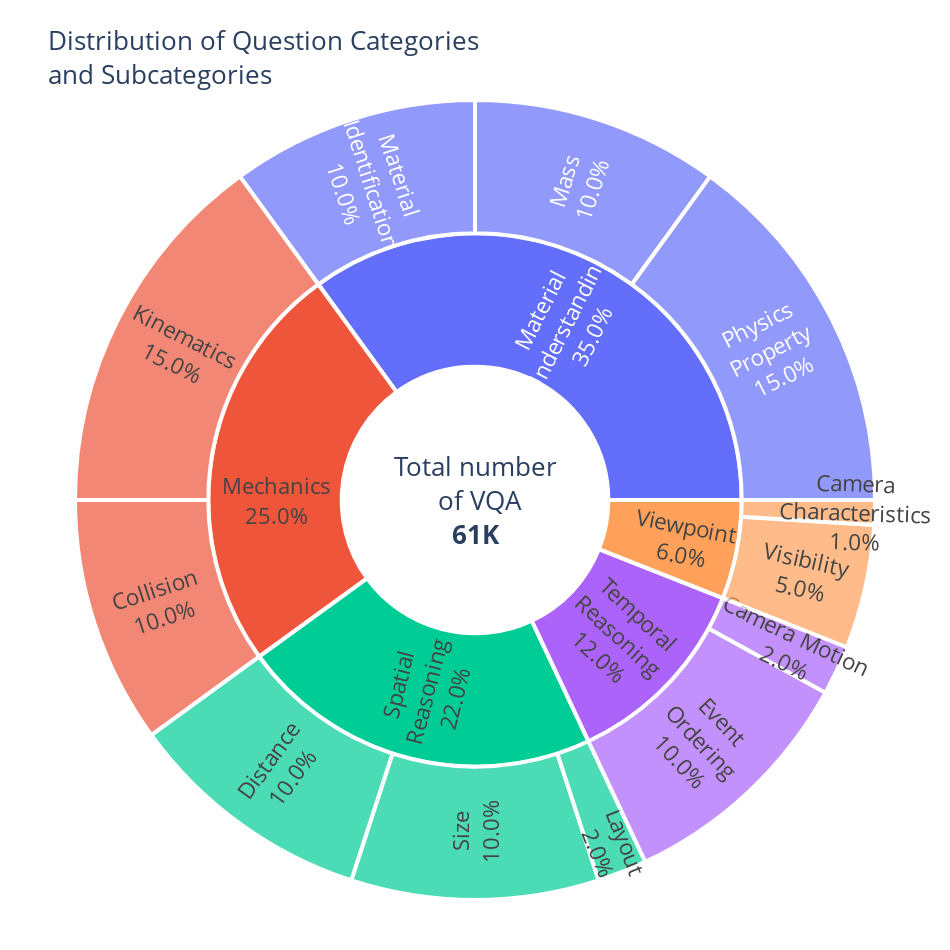

Notebook code cell kept with this figure:
### Code cell
import json
import plotly.graph_objects as go

PATH_BAL_SUB = "/data0/sebastian.cavada/compositional-physics/tiny_vqa_deterministic/answering_questions/balancing_sub_categories.json"
PATH_DATA    = "/data0/sebastian.cavada/compositional-physics/tiny_vqa_deterministic/simple_vqa.json"

CENTER_TEXT = "Total number<br> of VQA<br><b>61K</b>"
PERCENT_MODE = "entry"  # or "parent"

# Label mappings
mapping_sub = {
    "visibility": "Visibility",
    "material_identification": "Material<br>Identification",
    "size": "Size",
    "camera_characteristics": "Camera<br>Characteristics",
    "physics_property": "Physics<br>Property",
    "kinematics": "Kinematics",
    "collision": "Collision",
    "mass": "Mass",
    "camera_motion": "Camera Motion",
    "layout": "Layout",
    "distance": "Distance",
    "event_ordering": "Event<br>Ordering"
}

mapping_cat = {
    "mechanics": "Mechanics",
    "spatial_reasoning": "Spatial<br>Reasoning",
    "visual_percetion": "Visual<br>Perception",
    "temporal": "Temporal<br>Reasoning",
    "view_point": "Viewpoint",
    "material_understanding": "Material<br>Understanding"
}

with open(PATH_BAL_SUB) as f:
    balancing = json.load(f)
with open(PATH_DATA) as f:
    data = json.load(f)

root_label = CENTER_TEXT
labels, parents, values = [root_label], [""], [0.0]
main_totals, subs_for_main = {}, {}

for main_cat, items in data.items():
    seen = set()
    for _, props in items.items():
        if isinstance(props, dict):
            sc = props.get("sub_category")
            if sc and sc in balancing:
                seen.add(sc)
    if not seen:
        continue
    total = sum(balancing[sc] for sc in seen)
    if total > 0:
        main_totals[main_cat] = total
        subs_for_main[main_cat] = sorted(seen)

for main_cat, total in main_totals.items():
    labels.append(mapping_cat.get(main_cat, main_cat))
    parents.append(root_label)
    values.append(total)

for main_cat, sc_list in subs_for_main.items():
    parent_label = mapping_cat.get(main_cat, main_cat)
    for sc in sc_list:
        labels.append(mapping_sub.get(sc, sc))
        parents.append(parent_label)
        values.append(balancing[sc])

values[0] = sum(main_totals.values())

if PERCENT_MODE == "parent":
    percent_token = "%{percentParent:.1%}"
    hover_label = "of parent"
else:
    percent_token = "%{percentEntry:.1%}"
    hover_label = "of total"

# labels[4] = "asdasd"

# Build the figure
fig = go.Figure(go.Sunburst(
    labels=labels,
    parents=parents,
    values=values,
    branchvalues="total",
    insidetextorientation="radial",
    textinfo="label+percent entry",
    texttemplate=[
        "" if i == 0 else "%{label}<br>" + percent_token  # hide center label
        for i in range(len(labels))
    ],
    textfont=dict(size=25),
    marker=dict(line=dict(color="white", width=4)),        
))

# Optional annotation in the center
if CENTER_TEXT:
    fig.add_annotation(
        text=f"{CENTER_TEXT}",
        showarrow=False,
        font=dict(size=26),
        x=0.5, y=0.5
    )

fig.update_layout(
    title=dict(
        text="Distribution of Question Categories<br>and Subcategories",
        font=dict(size=26)
    ),
    uniformtext=dict(minsize=22, mode="show"),
    width=950,
    height=950,
    margin=dict(t=100, l=50, r=50, b=50)
)

fig.update_traces(
    hovertemplate="<b>%{label}</b><br>"
                  "Value: %{value:.4f}<br>"
                  f"Percent {hover_label}: " + percent_token +
                  "<extra></extra>"
)



fig.show()

### Figure 1 — Plotly figure (JSON) as saved in the notebook; plotly's stock layout.template omitted (floating-point values rounded to 4 significant figures)
{"data": [{"branchvalues": "total", "hovertemplate": "<b>%{label}</b><br>Value: %{value:.4f}<br>Percent of total: %{percentEntry:.1%}<extra></extra>", "insidetextorientation": "radial", "labels": ["Total number<br> of VQA<br><b>61K</b>", "Spatial<br>Reasoning", "Mechanics", "Material<br>Understanding", "Viewpoint", "Temporal<br>Reasoning", "Distance", "Layout", "Size", "Collision", "Kinematics", "Mass", "Material<br>Identification", "Physics<br>Property", "Camera<br>Characteristics", "Visibility", "Camera Motion", "Event<br>Ordering"], "marker": {"line": {"color": "white", "width": 4}}, "parents": ["", "Total number<br> of VQA<br><b>61K</b>", "Total number<br> of VQA<br><b>61K</b>", "Total number<br> of VQA<br><b>61K</b>", "Total number<br> of VQA<br><b>61K</b>", "Total number<br> of VQA<br><b>61K</b>", "Spatial<br>Reasoning", "Spatial<br>Reasoning", "Spatial<br>Reasoning", "Mechanics", "Mechanics", "Material<br>Understanding", "Material<br>Understanding", "Material<br>Understanding", "Viewpoint", "Viewpoint", "Temporal<br>Reasoning", "Temporal<br>Reasoning"], "textfont": {"size": 25}, "textinfo": "label+percent entry", "texttemplate": ["", "%{label}<br>%{percentEntry:.1%}", "%{label}<br>%{percentEntry:.1%}", "%{label}<br>%{percentEntry:.1%}", "%{label}<br>%{percentEntry:.1%}", "%{label}<br>%{percentEntry:.1%}", "%{label}<br>%{percentEntry:.1%}", "%{label}<br>%{percentEntry:.1%}", "%{label}<br>%{percentEntry:.1%}", "%{label}<br>%{percentEntry:.1%}", "%{label}<br>%{percentEntry:.1%}", "%{label}<br>%{percentEntry:.1%}", "%{label}<br>%{percentEntry:.1%}", "%{label}<br>%{percentEntry:.1%}", "%{label}<br>%{percentEntry:.1%}", "%{label}<br>%{percentEntry:.1%}", "%{label}<br>%{percentEntry:.1%}", "%{label}<br>%{percentEntry:.1%}"], "type": "sunburst", "values": [1, 0.22, 0.25, 0.35, 0.06, 0.12, 0.1, 0.02, 0.1, 0.1, 0.15, 0.1, 0.1, 0.15, 0.01, 0.05, 0.02, 0.1]}], "layout": {"annotations": [{"font": {"size": 26}, "showarrow": false, "text": "Total number<br> of VQA<br><b>61K</b>", "x": 0.5, "y": 0.5}], "height": 950, "margin": {"b": 50, "l": 50, "r": 50, "t": 100}, "title": {"font": {"size": 26}, "text": "Distribution of Question Categories<br>and Subcategories"}, "uniformtext": {"minsize": 22, "mode": "show"}, "width": 950}}
